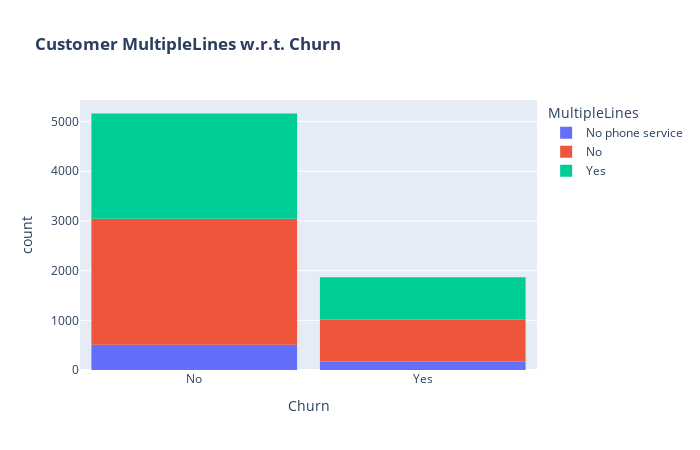

Write notebook code for a chart like this one.
### Code cell
fig = px.histogram(df, x="Churn", color="MultipleLines", title="<b>Customer MultipleLines w.r.t. Churn</b>")
fig.update_layout(width=700, height=450, bargap=0.1)
fig.show()

### Figure 1 — Plotly figure (JSON) as saved in the notebook; plotly's stock layout.template omitted (floating-point values rounded to 4 significant figures; data arrays with more than 128 entries replaced by an {"elided": "..."} marker saying what was removed)
{"data": [{"bingroup": "x", "hovertemplate": "MultipleLines=No phone service<br>Churn=%{x}<br>count=%{y}<extra></extra>", "legendgroup": "No phone service", "marker": {"color": "#636efa", "pattern": {"shape": ""}}, "name": "No phone service", "orientation": "v", "showlegend": true, "type": "histogram", "x": {"elided": "680 str values"}, "xaxis": "x", "yaxis": "y"}, {"bingroup": "x", "hovertemplate": "MultipleLines=No<br>Churn=%{x}<br>count=%{y}<extra></extra>", "legendgroup": "No", "marker": {"color": "#EF553B", "pattern": {"shape": ""}}, "name": "No", "orientation": "v", "showlegend": true, "type": "histogram", "x": {"elided": "3385 str values"}, "xaxis": "x", "yaxis": "y"}, {"bingroup": "x", "hovertemplate": "MultipleLines=Yes<br>Churn=%{x}<br>count=%{y}<extra></extra>", "legendgroup": "Yes", "marker": {"color": "#00cc96", "pattern": {"shape": ""}}, "name": "Yes", "orientation": "v", "showlegend": true, "type": "histogram", "x": {"elided": "2967 str values"}, "xaxis": "x", "yaxis": "y"}], "layout": {"bargap": 0.1, "barmode": "relative", "height": 450, "legend": {"title": {"text": "MultipleLines"}, "tracegroupgap": 0}, "title": {"text": "<b>Customer MultipleLines w.r.t. Churn</b>"}, "width": 700, "xaxis": {"anchor": "y", "domain": [0, 1], "title": {"text": "Churn"}}, "yaxis": {"anchor": "x", "domain": [0, 1], "title": {"text": "count"}}}}
